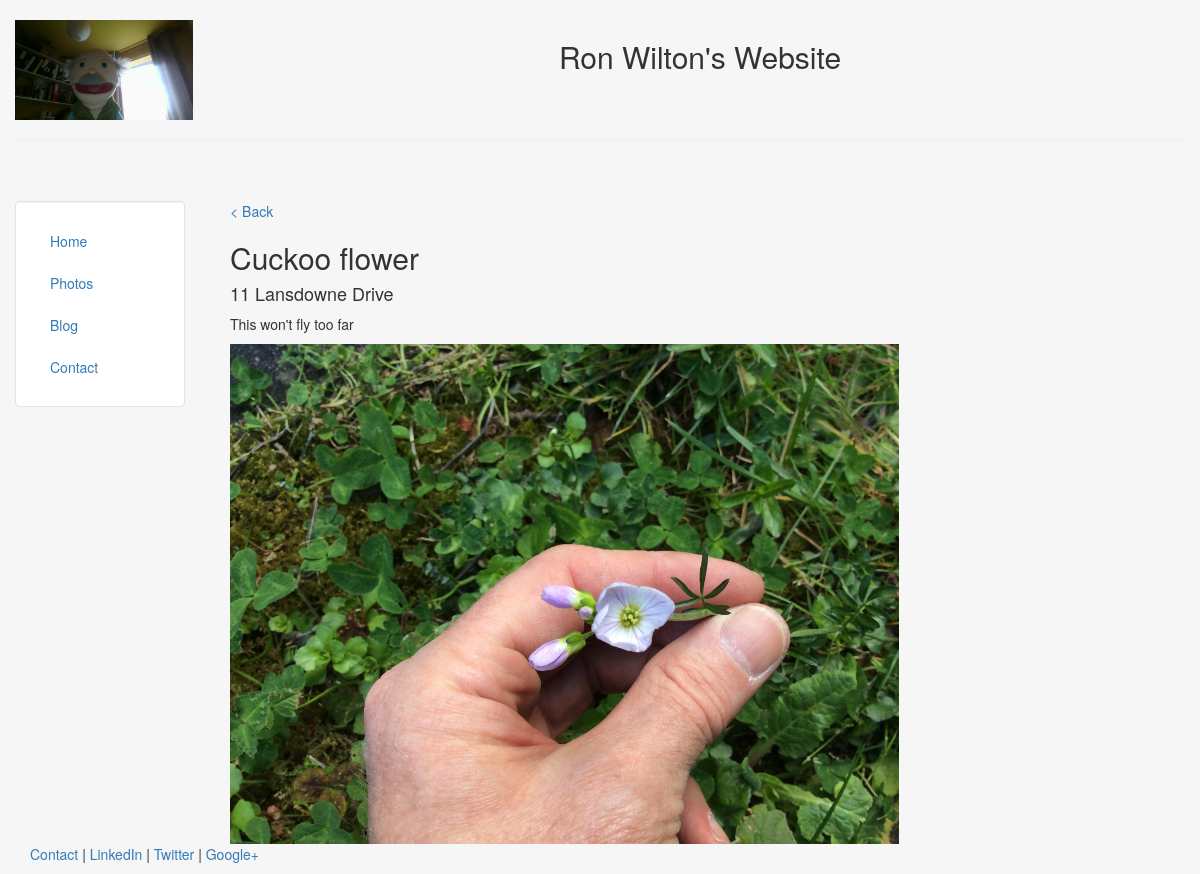
The app's page /wlp_app/photo/2/ with its own data.
### wlp_app/models.py (models this page shows, shortened)
class Photo(models.Model):
	name = models.CharField(max_length=50)
	description = models.TextField()
	location = models.ForeignKey(Location)
	height_field = models.IntegerField(default=0)
	width_field = models.IntegerField(default=0)
	photo_taken = models.ImageField(upload_to='wildlifephotos/%Y/%m/%d',
			null=True, blank=True,
			width_field="width_field", height_field="height_field")

class Location(models.Model):
	name = models.CharField(max_length=50)

### wlp_app/views.py (the view)
# urls.py: url(r'^photo/(?P<photo_id>[0-9]+)/$', views.photo, name='photourl')
def photo(request, photo_id):
	try:
		pht = Photo.objects.get(id=photo_id)
	except Photo.DoesNotExist:
		pht = None
	template = loader.get_template('wlp_app/photo.html')
	context = {
		'pht' : pht
	}
	return HttpResponse(template.render(context, request))

### wlp_app/templates/wlp_app/photo.html
{% extends 'personal/header.html' %}
{% block content %}
	<a href="{% url 'indexurl' %}">&lt; Back</a>
	{% if pht != None %}
		<h2>{{ pht.name }}</h2>
		<h4>{{ pht.location.name }}</h4>
		<p>{{ pht.description }}</p>
		<img src="{{ pht.photo_taken.url }}" class="responsive-img" style='max-height:500px;' alt="face">
	{% else %}
		<h1>Invalid photo ID</h1>
	{% endif %}
{% endblock %}

### personal/templates/personal/header.html (style rules this page uses)
html, body { height:100% }

### records on screen
Photo: name "Cuckoo flower", location.name "11 Lansdowne Drive", description "This won't fly too far", photo_taken (picture)
